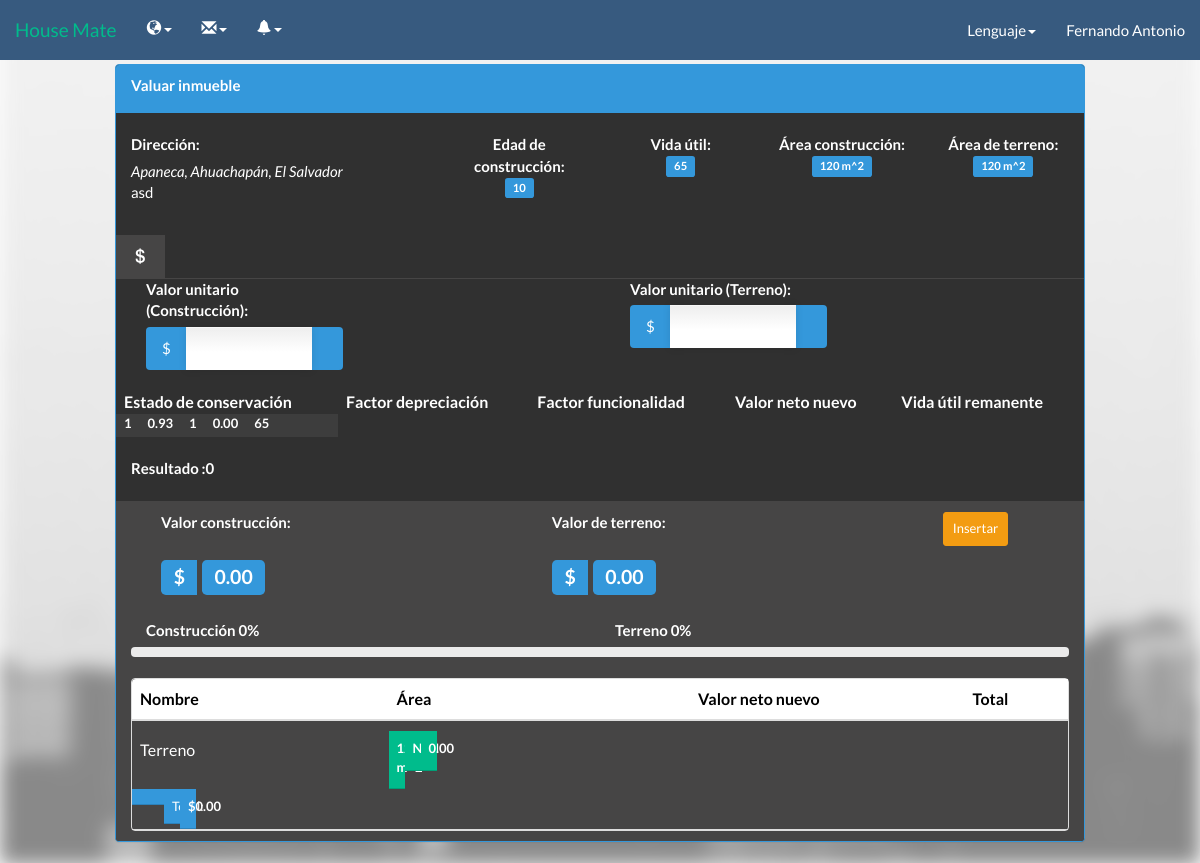
The app's page /HouseMate2_2/valuo.php?super=1 (signed in) with its own data.
### tables this page shows
CREATE TABLE IF NOT EXISTS `inmueble` (
  `IdInmueble` varchar(5) NOT NULL,
  `Dueno` varchar(5) DEFAULT NULL,
  `Direccion` varchar(140) NOT NULL,
  `Descripcion` varchar(140) NOT NULL,
  `VentaRenta` int(1) NOT NULL,
  `Tipopropiedad` int(1) NOT NULL,
  `Precio` varchar(20) NOT NULL,
  `Imagen` varchar(100) NOT NULL,
  `DescDire` text,
  `estado` varchar(1) NOT NULL,
  `areadeterreno` varchar(15) NOT NULL,
  `areadeconstruc` varchar(15) NOT NULL,
  `aprovado` varchar(1) NOT NULL,
  `age` varchar(2) NOT NULL,
  `valuo1` varchar(15) NOT NULL,
  `valuo2` varchar(15) NOT NULL,
  `total` varchar(20) NOT NULL,
  `remaining` varchar(2) NOT NULL
);

### HouseMate2_2/Call/Lenguaje/Idiomas/langes.php (called while the page is built, shortened)
<?php
$lang = array();
$lang['peritada'] = "Peritada";
$lang['denor'] = "Resultado :";
$lang['Constr'] ="Construcción";
$lang['lot'] = "Terreno";
$lang['lotvalue'] = "Valor de terreno";
$lang['builvalue'] = "Valor construcción";
$lang['VU'] = "Valor unitario";
$lang['FE'] = "Estado de conservación";
$lang['FD'] = "Factor depreciación";
$lang['VNR'] = "Valor neto";
$lang['VNR'] = "Valor neto nuevo";
$lang['FFU'] = "Factor funcionalidad";
$lang['VUR'] = "Vida útil remanente";
$lang['ValuoR'] = "Valuar inmueble";
$lang['Valuo'] = "Valuar";
$lang['agev'] = "Vida útil";
$lang['ages'] = "Age";
$lang['age'] = "Edad de construcción";
$lang['NoTa'] = "Tags normales";
$lang['NoTa2'] = "Tags extras";
$lang['are'] = "Área";
$lang['area1'] = "Área de terreno";
$lang['area2'] = "Área construcción";
$lang['esta1'] = "Nuevo";
$lang['esta2'] = "Bueno";
$lang['esta3'] = "Medio";
$lang['esta4'] = "Regular";
$lang['esta5'] = "Reparaciones sencillas";
$lang['esta6'] = "Reparaciones medias";
$lang['esta7'] = "Reparaciones importantes";
$lang['esta8'] = "Reparaciones cruciales";
$lang['esta9'] = "En desecho";
$lang['esta10'] = "Inrreversible";
$lang['ME'] = "Modifciar empresa";
$lang['Titulo'] = "Título";
$lang['TY'] = "No puedes repetir un título";
$lang['Request'] = "Solicitar";
$lang['Start'] = "Inicio";
$lang['Anuncios'] = "Anuncio";
$lang['UpgradeM'] = "Mejorar";
$lang['accept'] = "Aceptar";
$lang['No'] = "Rechazar";
$lang['mensaje'] = "Mensaje";
$lang['YTE'] = "Ya tiene una empresa";
$lang['TE'] = "Tiene una empresa";
$lang['Need'] = "No tengo cuenta";
$lang['Page_title'] = 'House Mate';
$lang['Cuenta'] = 'Registrarse';
$lang['Acerca'] = 'Acerca de';
$lang['Config'] = 'Configuración';
$lang['Informacion'] = 'Información';
$lang['Solicitud'] = "Solicitud";
$lang['Status'] = "Estado";
$lang['aprovado'] = "Aprovado";
$lang['naprovado'] = "No aprovado";
$lang['compose'] = "Enviar";
$lang['nocuentaop'] = "Para poder acceder a estas funciones debes mejorar tu cuenta";
$lang['Aqui'] = "Aqui!!";
$lang['new-empresa'] = " esta interesado en ti";
?>

### HouseMate2_2/valuo.php (the view, shortened to what this page needs)
<head>
<link href='css/bootstrap.min.css' rel='stylesheet'/>
<link href='css/appeal.css' rel='stylesheet'/>
<link href='css/bootstrap.min.css' rel='stylesheet'/>
<link href='css/intro.css' rel='stylesheet'/>
<link href="css/bootstrap-table.css" rel="stylesheet">
</head>
<body id="intro" onload="load();load2()">
<?php
    include("Header/barranav3.php");
?>
<div class="col-xs-12 col-sm-12 col-md-10 col-lg-10 col-xs-offset-0 col-sm-offset-0 col-md-offset-1 col-lg-offset-1 toppad">
    <div class="panel panel-info">
<div class="panel-heading">
      <label><?= $lang['ValuoR']  ?></label>
</div>
  <div class="panel-body">
    <?php
    $empresa = $_GET['super'];
    $query = mysql_query("Select * FROM inmueble where IdInmueble = '$empresa'");
    while ($row = mysql_fetch_array($query))
    {
      ?>
    <br>
      <div class="row">
          <div class="col-sm-4">
            <div class="row">
            <label><?= $lang['Direccion']  ?>:</label>
          </div>
          <div class="row">
            <i><?= $row['Direccion']  ?></i>
            <p><?= $row['Descripcion'] ?></p>
          </div>
          </div>
          <div class="col-sm-2">
            <div class="row row-centered">
            <label><?= $lang['age']  ?>:</label>
          </div>
          <div class="row row-centered">
            <label id="age" class="btn label label-info"><?= $row['age']  ?></label>
          </div>
          </div>
          <div class="col-sm-2">
            <div class="row row-centered">
            <label ><?= $lang['agev']  ?>:</label>
          </div>
          <div class="row row-centered">
            <label id="aget" class="btn label label-info">65</label>
          </div>
          <div class="col-sm-4">
          </div>
          </div>
          <div class="col-sm-2">
            <div class="row row-centered">
            <label><?= $lang['area2']  ?>:</label>
          </div>
          <div class="row row-centered">
            <label id="areale" class="btn label label-info"><?= $row['areadeconstruc']." m^2"  ?></label>
          </div>
          </div>
          <div class="col-sm-2">
            <div class="row row-centered">
            <label ><?= $lang['area1']  ?>:</label>
          </div>
          <div class="row row-centered">
            <label id="areaterenoF" class="btn label label-info"><?= $row['areadeterreno']." m^2"?></label>
          </div>
          </div>
      </div>
      <br>
    <ul  class="nav nav-tabs">
        <li id='me' class='negro'><a href='#home' data-toggle='tab' class="glyphicon glyphicon-usd"></a></li>
    </ul>
    <div id='myTabContent' class='tab-content'>
                <div class='tab-pane fade active in' id='home'>
                  <div class="row">
                    <div class="col-sm-6">
                      <div class="row">
                        <div class="col-sm-6">
                        <label><?= $lang['VU'] ?> (<?= $lang['Constr'] ?>):</label>
                          <div class="input-group">
                          <span class="input-group-addon label-info">$</span>
                        <input class="form-control" type="number" id="unitaryadded"  onchange="valuechange()">
                          <span class="input-group-addon label-info"></span>
                        </div>
                        </div>
                      </div>
                    </div>
                    <div class="col-sm-6">
                      <div class="row">
                        <div class="col-sm-6">
                        <label><?= $lang['VU'] ?> (<?= $lang['lot'] ?>):</label>
                          <div class="input-group">
                          <span class="input-group-addon label-info">$</span>
                        <input class="form-control" type="number"  id="unitaryadded2" onchange="valuechange2()">
                          <span class="input-group-addon label-info"></span>
                        </div>
                        </div>
                      </div>
                    </div>
                  </div>
                  <br>
                  <table class='table table-striped table-hover'>
                  <thead>
                    <tr>
                  <th><?= $lang['FE'] ?></th>
                  <th><?=$lang['FD']?></th>
                  <th><?=$lang['FFU'] ?></th>
                  <th><?= $lang['VNR'] ?></th>
                  <th><?= $lang['VUR']  ?></th>
                  </tr>
                  </thead>
                  <tr>
                    <td class="row btn btn-sm " >
                      <label id="estadoA" >  <?php $estado = $row['estado'];
                        switch($estado)
                        { case 1:
                          echo "1";
                          break;
                          break; } ?></label></td>
                            <td class="row btn btn-sm"><label id="estadoB"></label></td>
                      <td class="row btn btn-sm "><label id="estadoC">1</label></td>
                      <td class="row btn btn-sm "><label id="estado1D">0</label></td>
                      <td class="row btn btn-sm "><label id="estadoE"></label></td>
                  </tr>
                  </table>
                    <div class="col-sm-6">
                    <label><?=$lang['denor']  ?></label><label id="resultado" >0</label>
                  </div>
                  <br>
                </div>
        </div>
<br>
<div class="panel-footer">
  <div class="row">
  <div class="col-sm-5">
    <div class="row">
      <div class="col-sm-6">
      <label><?= $lang['builvalue'] ?>:</label>
    </div>
  </div>
    <div class="col-sm-6">
      <div class="input-group"><h3>
      <span class="input-group-addon btn label label-info">$</span>
    <label class="input-group btn label label-info"  id="esda"></label>
      <span class="input-group-addon label label-info"></span></h3>
    </div>
    </div>
  </div>
  <div class="col-sm-5">
    <div class="row">
      <div class="col-sm-6">
      <label><?= $lang['lotvalue'] ?>:</label>
    </div>
  </div>
    <div class="col-sm-6">
      <div class="input-group"><h3>
      <span class="input-group-addon btn label label-info">$</span>
    <label class="input-group btn label label-info"  id="esda2"></label>
      <span class="input-group-addon label label-info"></span></h3>
    </div>
    </div>
  </div>
  <div class="col-sm-2">
  <div class="col-sm-12"><a  name="funcionar" id="funcionar" class="btn btn-sm btn-warning"><?= $lang['insert'] ?></a></div>
  </div>
  </div>
  <br>
  <div class="row">
    <div class="col-sm-6"><label ><?= $lang['Constr'] ?></label>
      <label id="porcentaje1"></label></div>
    <div class="col-sm-6"><label ><?= $lang['lot'] ?></label>
      <label id="porcentaje2"></label></div>
  </div>
  <div class="row">
    <div class="progress">
  </div>
</div>
<table class='table table-striped table-hover' data-toggle='table'  data-query-params='queryParams' data-page-list='[5, 10, 20, 50, 100, 200]' data-pagination='false'>
<thead>
<tr class="whitecover" style="color:black;">
<th><?= $lang['Nombre'] ?></th>
<th ><?= $lang['are']  ?></th>
<th><?= $lang['VNR'] ?></th>
<th>Total</th>
</tr>
</thead>
<tbody id="tablameter">
</tbody>
 <tfoot>
<tr id="tablaterreno" class="hidme">
  <td ><?= $lang['lot'] ?></td>
  <td class="progress-bar progress-bar-success"><label id="areadeterreno"></label></td>
  <td class="progress-bar progress-bar-success"><label id="valorporterreno"></label></td>
  <td class="progress-bar progress-bar-success"><label id="totalterreno"></label></td>
</tr>
<tr>
  <td class="progress-bar progress-bar-info"></td>
  <td class="progress-bar progress-bar-info"></td>
  <td class="progress-bar progress-bar-info">Total:</td>
  <td class="progress-bar progress-bar-info"><label id="valorfinal"></label></td>
</tr>
</tfoot>
</table>
</div>
  </div>
    </div>
  </div>
<br>
<?php
}
?>
</body>

### HouseMate2_2/css/intro.css (style rules this page uses)
.negro { background-color: #464545; }
#intro { font-family: "Lato","Helvetica Neue",Helvetica,Arial,sans-serif; font-size: 15px; line-height: 1.42857143; height: 100%; }
#intro:before { position:fixed; z-index: -1; background: url(http://www.permanenttrust.co.za/wp-content/uploads/2014/08/property-news-img3.jpg) no-repeat; background-size: cover; }

### records on screen
inmueble: Direccion "Apaneca, Ahuachapán, El Salvador", Descripcion "asd", age "10", areadeconstruc "120", areadeterreno "120", estado "1"

### other values on screen
$lang['Idioma'] "Lenguaje"
$_SESSION['user'] "Fernando Antonio"
$lang['ValuoR'] "Valuar inmueble"
